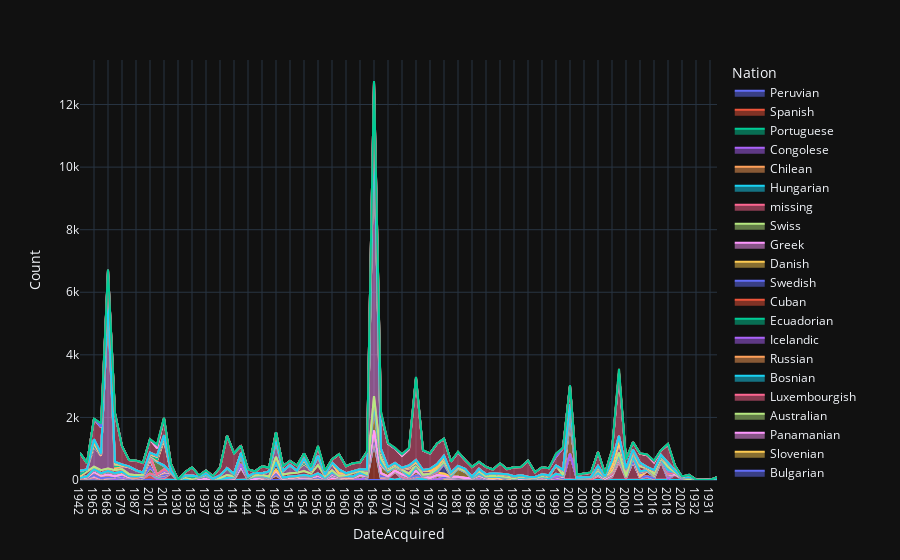

The notebook cell saved with this chart:
### Code cell
import plotly.express as px
fig = px.area(df_nats_before, x="DateAcquired", y="Count", color="Nation", line_group="Nation")
fig.show()
